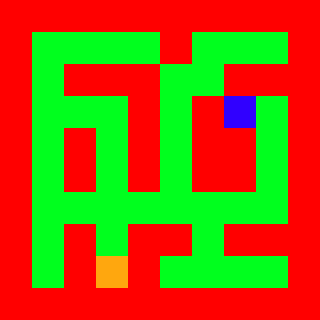

The image is a tile-based game level rendered from a .tmx file. Its description and source (layers, tilesets, objects; grid data summarised) follow:
An orthogonal 10x10 tile map with 32x32 px tiles, 1 tile layer (Tile Layer 1).

<map version="1.0" orientation="orthogonal" width="10" height="10" tilewidth="32" tileheight="32">
 <tileset firstgid="1" name="map" tilewidth="32" tileheight="32">
  <image source="maps/map.png" width="128" height="32" />
 </tileset>
 <layer name="Tile Layer 1" width="10" height="10">
  <data>[100 cells, 100 non-empty, 4 distinct tile ids]</data>
 </layer>
</map>